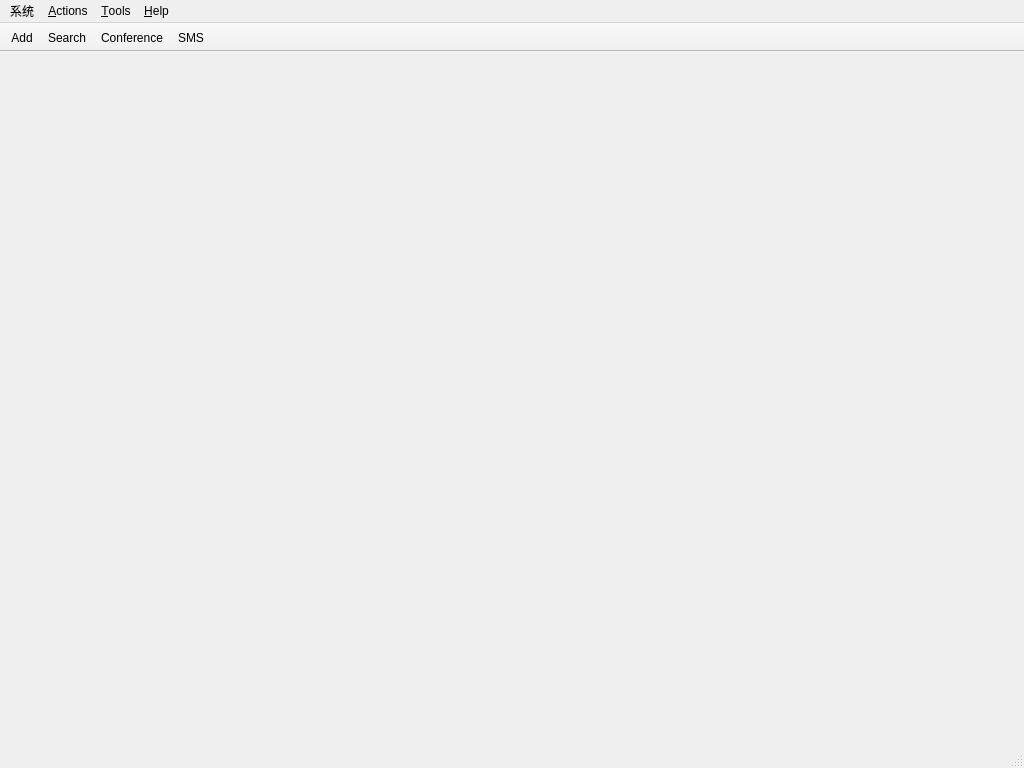
<ui version="4.0" >
 <class>WengoPhoneWindow</class>
 <widget class="QMainWindow" name="WengoPhoneWindow" >
  <property name="geometry" >
   <rect>
    <x>0</x>
    <y>0</y>
    <width>1024</width>
    <height>768</height>
   </rect>
  </property>
  <property name="minimumSize" >
   <size>
    <width>0</width>
    <height>0</height>
   </size>
  </property>
  <property name="windowTitle" >
   <string>@product@</string>
  </property>
  <widget class="QWidget" name="centralWidget" >
   <property name="autoFillBackground" >
    <bool>false</bool>
   </property>
   <layout class="QGridLayout" name="gridLayout" >
    <property name="margin" >
     <number>0</number>
    </property>
    <property name="spacing" >
     <number>0</number>
    </property>
    <item row="0" column="0" >
     <widget class="QtProfileBar" name="profileBar" >
      <property name="maximumSize" >
       <size>
        <width>16777215</width>
        <height>16</height>
       </size>
      </property>
     </widget>
    </item>
    <item row="1" column="0" >
     <widget class="QFrame" name="frame" >
      <property name="frameShape" >
       <enum>QFrame::NoFrame</enum>
      </property>
      <property name="frameShadow" >
       <enum>QFrame::Raised</enum>
      </property>
      <layout class="QGridLayout" >
       <property name="margin" >
        <number>9</number>
       </property>
       <property name="spacing" >
        <number>9</number>
       </property>
       <item row="0" column="0" >
        <widget class="QWidget" native="1" name="tabWidget" >
         <layout class="QGridLayout" name="gridLayout_2" >
          <property name="margin" >
           <number>0</number>
          </property>
          <property name="spacing" >
           <number>0</number>
          </property>
          <item row="0" column="0" >
           <widget class="QWidget" native="1" name="tabDialpad" />
          </item>
         </layout>
        </widget>
       </item>
       <item row="1" column="0" >
        <widget class="QWidget" native="1" name="dialWidget" >
         <layout class="QGridLayout" name="gridLayout_3" >
          <property name="margin" >
           <number>0</number>
          </property>
          <property name="spacing" >
           <number>0</number>
          </property>
          <item row="0" column="0" >
           <widget class="QWidget" native="1" name="dialDialpad" />
          </item>
         </layout>
        </widget>
       </item>
      </layout>
     </widget>
    </item>
    <item row="2" column="0" >
     <widget class="QtCallBar" name="callBar" >
      <property name="sizePolicy" >
       <sizepolicy vsizetype="Fixed" hsizetype="Expanding" >
        <horstretch>0</horstretch>
        <verstretch>0</verstretch>
       </sizepolicy>
      </property>
      <property name="lineWidth" >
       <number>1</number>
      </property>
     </widget>
    </item>
   </layout>
  </widget>
  <widget class="QMenuBar" name="menuBar" >
   <property name="geometry" >
    <rect>
     <x>0</x>
     <y>0</y>
     <width>1024</width>
     <height>24</height>
    </rect>
   </property>
   <widget class="QMenu" name="menuHelp" >
    <property name="title" >
     <string>&amp;Help</string>
    </property>
    <addaction name="actionShowWengoForum" />
    <addaction name="actionWengoFAQ" />
    <addaction name="separator" />
    <addaction name="actionShowAbout" />
   </widget>
   <widget class="QMenu" name="menuActions" >
    <property name="title" >
     <string>&amp;Actions</string>
    </property>
    <addaction name="actionCreateConferenceCall" />
    <addaction name="separator" />
    <addaction name="actionSendSms" />
    <addaction name="separator" />
    <addaction name="actionAcceptCall" />
    <addaction name="actionHangUpCall" />
    <addaction name="actionHoldResumeCall" />
   </widget>
   <widget class="QMenu" name="menuTools" >
    <property name="title" >
     <string>&amp;Tools</string>
    </property>
    <addaction name="actionShowFileTransfer" />
    <addaction name="separator" />
    <addaction name="actionShowConfig" />
    <addaction name="separator" />
    <addaction name="actionOpenChatWindow" />
    <addaction name="separator" />
    <addaction name="actionToggleVideo" />
   </widget>
   <widget class="QMenu" name="menuWengo" >
    <property name="title" >
     <string>系统</string>
    </property>
    <addaction name="actionEditMyProfile" />
    <addaction name="actionLogOff" />
    <addaction name="separator" />
    <addaction name="actionShowWengoAccount" />
    <addaction name="actionWengoServices" />
    <addaction name="separator" />
    <addaction name="actionClose" />
    <addaction name="actionQuit" />
   </widget>
   <addaction name="menuWengo" />
   <addaction name="menuActions" />
   <addaction name="menuTools" />
   <addaction name="menuHelp" />
  </widget>
  <widget class="QStatusBar" name="statusBar" />
  <widget class="QToolBar" name="toolBar" >
   <property name="contextMenuPolicy" >
    <enum>Qt::CustomContextMenu</enum>
   </property>
   <property name="windowTitle" >
    <string>ToolBar</string>
   </property>
   <property name="movable" >
    <bool>false</bool>
   </property>
   <property name="orientation" >
    <enum>Qt::Horizontal</enum>
   </property>
   <property name="iconSize" >
    <size>
     <width>32</width>
     <height>32</height>
    </size>
   </property>
   <property name="toolButtonStyle" >
    <enum>Qt::ToolButtonTextUnderIcon</enum>
   </property>
   <attribute name="toolBarArea" >
    <enum>TopToolBarArea</enum>
   </attribute>
   <attribute name="toolBarBreak" >
    <bool>false</bool>
   </attribute>
   <addaction name="actionAddContact" />
   <addaction name="actionSearchWengoContact" />
   <addaction name="actionCreateConferenceCall" />
   <addaction name="actionSendSms" />
  </widget>
  <action name="actionShowWengoAccount" >
   <property name="enabled" >
    <bool>false</bool>
   </property>
   <property name="text" >
    <string>View My @company@ Account...</string>
   </property>
   <property name="visible" >
    <bool>false</bool>
   </property>
  </action>
  <action name="actionClose" >
   <property name="icon" >
    <iconset>
     <normaloff/>
    </iconset>
   </property>
   <property name="text" >
    <string>&amp;Close</string>
   </property>
   <property name="shortcut" >
    <string>Ctrl+W</string>
   </property>
  </action>
  <action name="actionShowWengoForum" >
   <property name="text" >
    <string>@company@...</string>
   </property>
  </action>
  <action name="actionShowAbout" >
   <property name="text" >
    <string>&amp;About...</string>
   </property>
  </action>
  <action name="actionAddContact" >
   <property name="icon" >
    <iconset resource="../../../resources/wengophone.qrc" >
     <normaloff>:/pics/iconbar/add_contact.png</normaloff>:/pics/iconbar/add_contact.png</iconset>
   </property>
   <property name="text" >
    <string>Add &amp;Contact...</string>
   </property>
   <property name="iconText" >
    <string>Add</string>
   </property>
   <property name="toolTip" >
    <string>Add Contact</string>
   </property>
   <property name="visible" >
    <bool>true</bool>
   </property>
  </action>
  <action name="actionShowConfig" >
   <property name="text" >
    <string>视频设置</string>
   </property>
  </action>
  <action name="actionSendSms" >
   <property name="icon" >
    <iconset resource="../../../resources/wengophone.qrc" >
     <normaloff>:/pics/iconbar/sms.png</normaloff>:/pics/iconbar/sms.png</iconset>
   </property>
   <property name="text" >
    <string>Send SMS...</string>
   </property>
   <property name="iconText" >
    <string>SMS</string>
   </property>
   <property name="toolTip" >
    <string>Send SMS</string>
   </property>
   <property name="visible" >
    <bool>false</bool>
   </property>
  </action>
  <action name="actionEditMyProfile" >
   <property name="text" >
    <string>View My &amp;Profile...</string>
   </property>
   <property name="iconText" >
    <string>View My Profile</string>
   </property>
   <property name="toolTip" >
    <string>View My Profile</string>
   </property>
   <property name="visible" >
    <bool>false</bool>
   </property>
  </action>
  <action name="actionCreateConferenceCall" >
   <property name="icon" >
    <iconset resource="../../../resources/wengophone.qrc" >
     <normaloff>:/pics/iconbar/conference.png</normaloff>:/pics/iconbar/conference.png</iconset>
   </property>
   <property name="text" >
    <string>Start &amp;Conference...</string>
   </property>
   <property name="iconText" >
    <string>Conference</string>
   </property>
   <property name="toolTip" >
    <string>Start Conference</string>
   </property>
   <property name="visible" >
    <bool>false</bool>
   </property>
  </action>
  <action name="actionWengoFAQ" >
   <property name="text" >
    <string>@company@ &amp;Wiki/FAQ...</string>
   </property>
   <property name="visible" >
    <bool>false</bool>
   </property>
  </action>
  <action name="actionWengoServices" >
   <property name="text" >
    <string>Learn more about @company@ Services...</string>
   </property>
   <property name="visible" >
    <bool>false</bool>
   </property>
  </action>
  <action name="actionShowHideOfflineContacts" >
   <property name="icon" >
    <iconset>
     <normaloff/>
    </iconset>
   </property>
   <property name="text" >
    <string>Show/Hide Unavailable &amp;Contacts</string>
   </property>
  </action>
  <action name="actionClearChatSessions" >
   <property name="text" >
    <string>&amp;Chat Sessions</string>
   </property>
  </action>
  <action name="actionClearAll" >
   <property name="text" >
    <string>&amp;All</string>
   </property>
  </action>
  <action name="actionSearchWengoContact" >
   <property name="icon" >
    <iconset resource="../../../resources/wengophone.qrc" >
     <normaloff>:/pics/iconbar/search_contact.png</normaloff>:/pics/iconbar/search_contact.png</iconset>
   </property>
   <property name="text" >
    <string>&amp;Find Contact...</string>
   </property>
   <property name="iconText" >
    <string>Search</string>
   </property>
   <property name="toolTip" >
    <string>Find @company@ Contacts</string>
   </property>
  </action>
  <action name="actionAcceptCall" >
   <property name="icon" >
    <iconset>
     <normaloff/>
    </iconset>
   </property>
   <property name="text" >
    <string>添加联系人</string>
   </property>
  </action>
  <action name="actionHangUpCall" >
   <property name="icon" >
    <iconset>
     <normaloff/>
    </iconset>
   </property>
   <property name="text" >
    <string>sip呼叫</string>
   </property>
  </action>
  <action name="actionHoldResumeCall" >
   <property name="icon" >
    <iconset>
     <normaloff/>
    </iconset>
   </property>
   <property name="text" >
    <string>&amp;Hold/Resume</string>
   </property>
   <property name="visible" >
    <bool>false</bool>
   </property>
  </action>
  <action name="actionShowHideContactGroups" >
   <property name="icon" >
    <iconset>
     <normaloff/>
    </iconset>
   </property>
   <property name="text" >
    <string>Show/Hide &amp;Groups</string>
   </property>
  </action>
  <action name="actionLogOff" >
   <property name="text" >
    <string>Log &amp;Off...</string>
   </property>
   <property name="iconText" >
    <string>Log Off</string>
   </property>
   <property name="toolTip" >
    <string>Log Off</string>
   </property>
  </action>
  <action name="actionOpenChatWindow" >
   <property name="text" >
    <string>网络设置</string>
   </property>
   <property name="iconText" >
    <string>Show Chat Window</string>
   </property>
   <property name="toolTip" >
    <string>Show Chat Window</string>
   </property>
  </action>
  <action name="actionClearOutgoingCalls" >
   <property name="text" >
    <string>&amp;Outgoing Calls</string>
   </property>
  </action>
  <action name="actionClearIncomingCalls" >
   <property name="text" >
    <string>&amp;Incoming Calls</string>
   </property>
  </action>
  <action name="actionClearMissedCalls" >
   <property name="text" >
    <string>&amp;Missed Calls</string>
   </property>
  </action>
  <action name="actionToggleVideo" >
   <property name="icon" >
    <iconset>
     <normaloff/>
    </iconset>
   </property>
   <property name="text" >
    <string>Global Service设置</string>
   </property>
  </action>
  <action name="actionClearSms" >
   <property name="text" >
    <string>Short Text &amp;Messages (SMS)</string>
   </property>
  </action>
  <action name="actionShowFileTransfer" >
   <property name="checkable" >
    <bool>false</bool>
   </property>
   <property name="icon" >
    <iconset>
     <normaloff/>
    </iconset>
   </property>
   <property name="text" >
    <string>音频设置</string>
   </property>
   <property name="shortcut" >
    <string/>
   </property>
  </action>
  <action name="actionClearRejectedCalls" >
   <property name="text" >
    <string>Rejected Calls</string>
   </property>
  </action>
  <action name="actionQuit" >
   <property name="text" >
    <string>&amp;Quit</string>
   </property>
   <property name="shortcut" >
    <string>Ctrl+Q</string>
   </property>
   <property name="shortcutContext" >
    <enum>Qt::ApplicationShortcut</enum>
   </property>
  </action>
  <action name="actionToolBarTextUnderIcons" >
   <property name="checkable" >
    <bool>true</bool>
   </property>
   <property name="text" >
    <string>&amp;Text Under Icons</string>
   </property>
  </action>
  <action name="actionToolBarIconsOnly" >
   <property name="checkable" >
    <bool>true</bool>
   </property>
   <property name="text" >
    <string>&amp;Icons Only</string>
   </property>
  </action>
  <action name="actionToolBarHidden" >
   <property name="checkable" >
    <bool>true</bool>
   </property>
   <property name="text" >
    <string>&amp;Hidden</string>
   </property>
  </action>
 </widget>
 <customwidgets>
  <customwidget>
   <class>QtProfileBar</class>
   <extends>QFrame</extends>
   <header>profilebar/QtProfileBar.h</header>
   <container>1</container>
  </customwidget>
  <customwidget>
   <class>QtCallBar</class>
   <extends>QFrame</extends>
   <header>callbar/QtCallBar.h</header>
   <container>1</container>
  </customwidget>
 </customwidgets>
 <resources>
  <include location="../../../resources/wengophone.qrc" />
  <include location="../../../resources/wengophone.qrc" />
 </resources>
 <connections/>
</ui>
